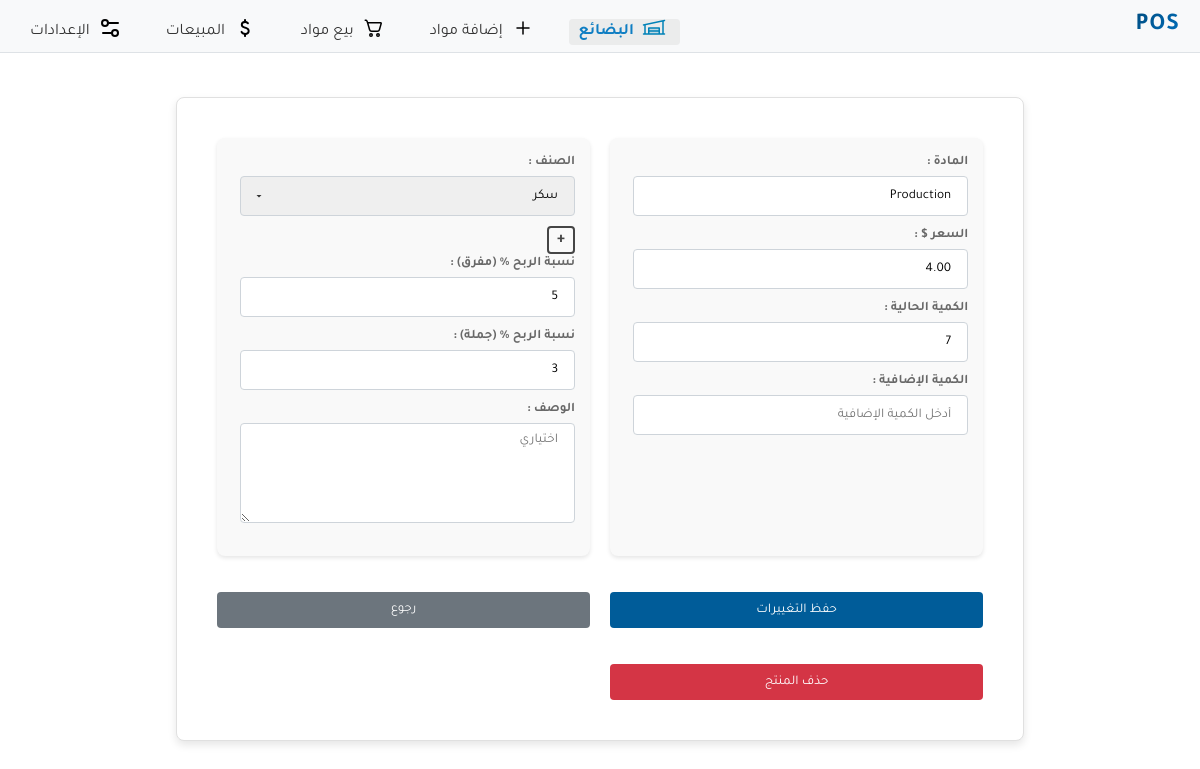
Screenshot of /products/20 with the database file from the repository.
### store/models.py (models this page shows, shortened)
class Product(models.Model):
    name = models.CharField(max_length=100)
    description = models.TextField(null=True,blank=True)
    price = models.DecimalField(max_digits=10, decimal_places=2)
    quantity = models.PositiveIntegerField()
    classification=models.ForeignKey(Classification, on_delete=models.SET_NULL,null=True,blank=True)
    retail_sale_percent = models.PositiveIntegerField(null=True, blank=True)
    whole_sale_percent = models.PositiveIntegerField(null=True, blank=True)
    is_active = models.BooleanField(default=True)

### store/views.py (the view)
# urls.py: path('products/<int:product_id>', views.product_detail, name='product_detail'),
def product_detail(request, product_id):
    product = get_object_or_404(Product, id=product_id)
    if request.method == 'POST':
        form = ProductForm(request.POST, instance=product)
        if form.is_valid():
            form.save()
            return redirect('product_list')  # Redirect back to product list
    else:
        form = ProductForm(instance=product)
    return render(request, 'store/product_detail.html', {
        'product_id': product.id,
        'form': form
    })

### store/models.py (called while the page is built)
    def __str__(self):
        return self.category

### store/templates/store/product_detail.html (shortened to what this page needs)
{% extends 'base.html' %}
{% load static %}
{% block content %}
<link rel="stylesheet" href="{% static 'store/add_update_product.css' %}">
<div class="card">
<div class="container">
    <form method="post" id="product-form">
         <div class="right-column">
            <label class="form-label" for="{{ form.name.id_for_label }}"> المادة : </label>
            <br>
            {{ form.name }}
            <br>
            <label class="form-label" for="{{ form.price.id_for_label }}">السعر $ : </label>
            <br>
            {{ form.price }}
            <br>
            <label class="form-label" for="{{ form.quantity.id_for_label }}">الكمية الحالية : </label>
            <br>
            {{ form.quantity }}
            <br>
            <label class="form-label" for="{{ form.additional_quantity.id_for_label }}">الكمية الإضافية : </label>
            <br>
            {{ form.additional_quantity }}
            <br>
        </div>
         <div class="left-column">
            <label class="form-label" for="{{ form.classification.id_for_label }}">الصنف : </label>
            <br>
            {{ form.classification }}
                 <a class="add-classification" href={% url 'add_classification' %}>+</a>
            <br>
            <label class="form-label" for="{{form.retail_sale_percent.id_for_label}}">نسبة الربح % (مفرق) : </label><br>
            {{form.retail_sale_percent}}
            <br>
            <label class="form-label" for="{{form.whole_sale_percent.id_for_label}}">نسبة الربح % (جملة) : </label><br>
            {{form.whole_sale_percent}}
            <br>
            <label class="form-label" for="{{ form.description.id_for_label }}">الوصف : </label>
            <br>
            {{ form.description }}
         </div>
            <button type="submit" class="btn blue">حفظ التغييرات</button>
            <a class="btn gray" style="font-size:small" href="{% url 'product_list' %}">رجوع</a>
            <button type="button" class="btn red" id="delete-btn">حذف المنتج</button>
    </form>
    </div>
    </div>
{% endblock %}

### store/static/base.css (style rules this page uses)
body { font-family: 'Tajawal'; margin: 0; padding: 0; box-sizing: border-box; background-color: #ffffff; color: #333; direction: rtl; }
.btn { font-family: 'Tajawal'; display: inline-block; margin-top: 1rem; padding: 0.6rem 1rem; border: unset; color: #fff; border-radius: 4px; text-align: center; cursor: pointer; }
.blue { background-color: #005C99; color: white; }
.gray { background-color: #6C757D; }
.red { background-color: #D43545; }
a { text-decoration: none; color: #005C99; }
.form-label { color: #686868; font-size: small; font-weight: bold; }
form input, form textarea, form select { font-family: 'Tajawal', sans-serif; padding: 0.5rem 1rem; margin-bottom: 10px; margin-top: 4px; border: 1px solid #CED4DA; border-radius: 4px; transition: box-shadow 0.3s, border-color 0.3s; width: 100%; max-width: 335px; height: 40px; box-sizing: border-box; }
form textarea { height: auto; min-height: 100px; resize: vertical; }
form select { appearance: none; background-repeat: no-repeat; background-position: left 0.75rem center; background-size: 12px; }
.card { background: #fff; border: 1px solid #e0e0e0; border-radius: 8px; padding: 1.5rem; box-shadow: 0 4px 8px rgba(0, 0, 0, 0.1); width: 70%; padding: 20px; margin: 20px auto; }
@media only screen and (min-width: 993px) { form input, form textarea, form select { max-width: 335px; } }
@media only screen and (min-width: 993px) { .btn { margin-top: 1rem; } }

### store/static/store/add_update_product.css (style rules this page uses)
.card form { display: grid; grid-template-columns: 1fr 1fr; gap: 20px; padding: 20px; }
.right-column, .left-column { padding: 15px; background-color: #f9f9f9; border-radius: 8px; box-shadow: 0 2px 4px rgba(0, 0, 0, 0.1); }
.add-classification { display: inline-flex; align-items: center; justify-content: center; width: 24px; height: 24px; border: 2px solid #454545; color: #454545; border-radius: 4px; text-decoration: none; font-size: 16px; font-weight: bold; line-height: 1; transition: all 0.3s ease; }

### rows the page displays
Product: name "Production", price "4.00", quantity "7", classification "سكر", retail_sale_percent "5", whole_sale_percent "3"
